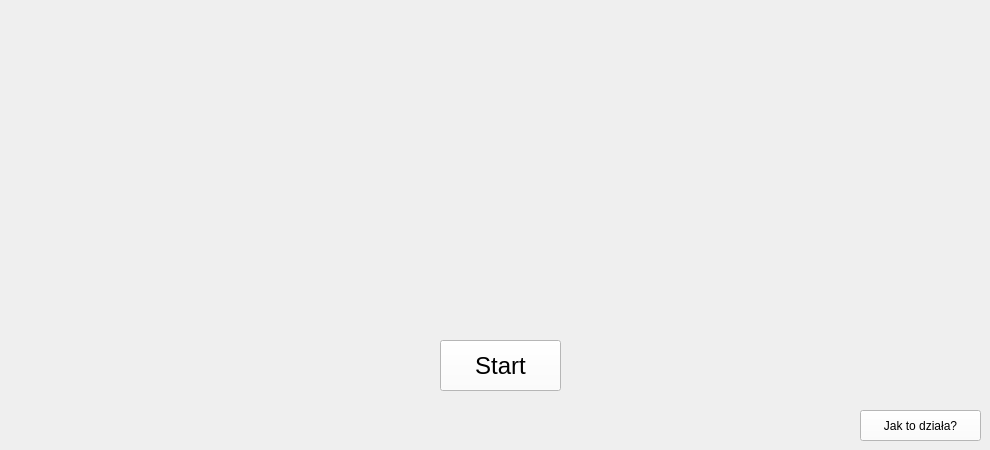
    <widget class="QWidget" name="Start">
     <widget class="QPushButton" name="pushButton_start">
      <property name="geometry">
       <rect>
        <x>440</x>
        <y>340</y>
        <width>121</width>
        <height>51</height>
       </rect>
      </property>
      <property name="sizePolicy">
       <sizepolicy hsizetype="Maximum" vsizetype="Maximum">
        <horstretch>0</horstretch>
        <verstretch>0</verstretch>
       </sizepolicy>
      </property>
      <property name="minimumSize">
       <size>
        <width>121</width>
        <height>51</height>
       </size>
      </property>
      <property name="maximumSize">
       <size>
        <width>1000</width>
        <height>1000</height>
       </size>
      </property>
      <property name="font">
       <font>
        <pointsize>18</pointsize>
       </font>
      </property>
      <property name="styleSheet">
       <string notr="true">background-color: rgb(255, 255, 255);</string>
      </property>
      <property name="text">
       <string>Start</string>
      </property>
      <property name="iconSize">
       <size>
        <width>200</width>
        <height>100</height>
       </size>
      </property>
      <property name="checkable">
       <bool>false</bool>
      </property>
     </widget>
     <widget class="QPushButton" name="pushButton_5">
      <property name="geometry">
       <rect>
        <x>860</x>
        <y>410</y>
        <width>121</width>
        <height>31</height>
       </rect>
      </property>
      <property name="styleSheet">
       <string notr="true">background-color: rgb(255, 255, 255);</string>
      </property>
      <property name="text">
       <string>Jak to działa?</string>
      </property>
     </widget>
     <widget class="QLabel" name="label">
      <property name="geometry">
       <rect>
        <x>190</x>
        <y>30</y>
        <width>651</width>
        <height>261</height>
       </rect>
      </property>
      <property name="minimumSize">
       <size>
        <width>0</width>
        <height>50</height>
       </size>
      </property>
      <property name="text">
       <string/>
      </property>
      <property name="pixmap">
       <pixmap>../../../Inżynierka/logo.png</pixmap>
      </property>
      <property name="scaledContents">
       <bool>true</bool>
      </property>
     </widget>
    </widget>
